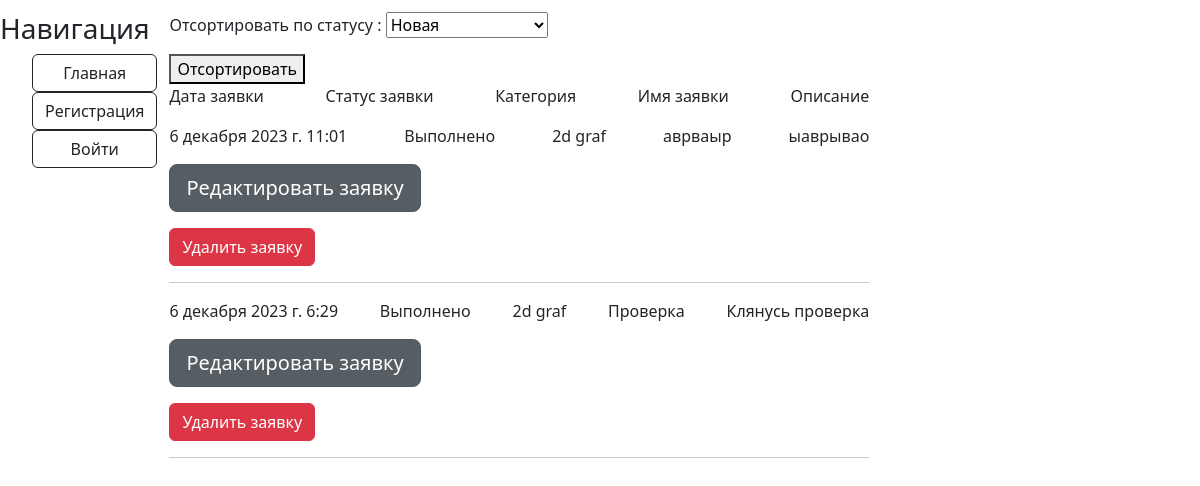
Page /app_list/ on the committed database.
### app/models.py (models this page shows, shortened)
class Aplication(models.Model):
    user = models.ForeignKey(User, on_delete=models.CASCADE, verbose_name='Пользователь', null=True)
    name = models.CharField(max_length=250, verbose_name='Название', null=False, blank=False)
    description = models.CharField(max_length=250, verbose_name='Описание', null=False, blank=False)
    Category = models.ForeignKey(Category, verbose_name='Категория', blank=False, null=False,
                                 on_delete=models.CASCADE)
    photo_file = models.ImageField(verbose_name='Фото', upload_to='photo', blank=False,
                                   validators=[FileExtensionValidator(allowed_extensions=['png', 'jpg', 'jpeg', 'bmp']),
                                               validate_image_size])
    date = models.DateTimeField(verbose_name='Дата заявки', auto_now_add=True)
    status = models.CharField(max_length=250, verbose_name='Статус', choices=[
        ('new', 'Новая'),
        ('done', 'Выполнено'),
        ('haired', 'Принято в работу')
    ], default='new')
    comment = models.CharField(max_length=250, verbose_name='Комментарий', blank=True)
    photo_file2 = models.ImageField(verbose_name='Фото готовой заявки', upload_to='photo', blank=False,
                                    validators=[
                                        FileExtensionValidator(allowed_extensions=['png', 'jpg', 'jpeg', 'bmp']),
                                        validate_image_size])

class Category(models.Model):
    name = models.CharField(max_length=250, verbose_name='Название', blank=False)
    def __str__(self):
        return self.name

### app/views.py (the view)
# urls.py: path('app_list/', admin_app, name='app_list'),
def admin_app(request):
    if (request.method == 'POST'):
        form = AppListFormFilter(request.POST)
        if form.is_valid():
            status = form.cleaned_data['status']
            if status != 'all':
                queryset = Aplication.objects.filter(status=status).order_by('-date')
            else:
                form = AppListFormFilter()
                queryset = Aplication.objects.order_by('-date')
    else:
        form = AppListFormFilter()
        queryset = Aplication.objects.order_by('-date')
    return render(request, 'app/app_list.html', context={'form': form, 'queryset': queryset})

### app/forms.py
class AppListFormFilter(forms.Form):
    status = forms.ChoiceField(choices=STATUS_CHOISE, label='Отсортировать по статусу ', initial='All')

### app/templates/app/app_list.html (shortened to what this page needs)
{% extends 'app/layout.html' %}
{% block content %}
    <form action="" method="post">
        {{ form.as_p }}
        <button type="submit">Отсортировать</button>
    </form>
<div style="width: 700px;">
    <div style="display: flex; justify-content: space-between;">
        <p>Дата заявки</p>
        <p>Статус заявки</p>
        <p>Категория</p>
        <p>Имя заявки</p>
        <p>Описание</p>
    </div>
    {% for i in queryset %}
        <div style="display: flex; justify-content: space-between;">
            <p>{{ i.date }}</p>
            <p>{{ i.get_status_display}}</p>
            <p>{{ i.Category }}</p>
            <p>{{ i.name }}</p>
            <p>{{ i.description }}</p>
        </div>
        <p><a class="btn btn-secondary btn-lg active" href="{% url 'handle' i.id %}">Редактировать заявку</a></p>
        <button type="submit" class="btn btn-danger" id="btn_{{i.id}}" onclick="Btn('{{ i.id }}')">Удалить заявку</button>
        <hr>
</div>
    {% endfor %}
{% endblock %}

### rows in the picture
Aplication: date "6 декабря 2023 г. 11:01", status "Выполнено", Category "2d graf", name "аврваыр", description "ыаврывао"
Aplication: date "6 декабря 2023 г. 6:29", status "Выполнено", Category "2d graf", name "Проверка", description "Клянусь проверка"
